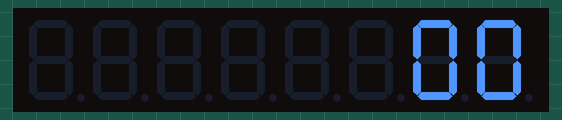
Bench run of a sketch on a simulated Arduino Uno, built with avr-gcc and run on an emulated ATmega328P. Parts: 8-digit seven-segment display.

Above: at 0.1 s.
At 5.1 s:
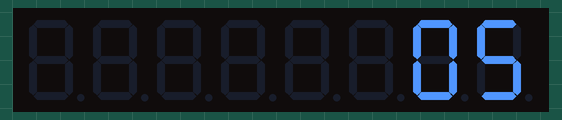
At 11.1 s:
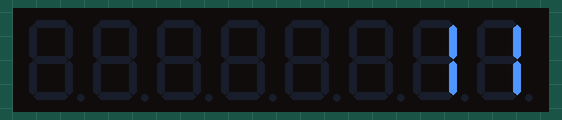
At 19.1 s:
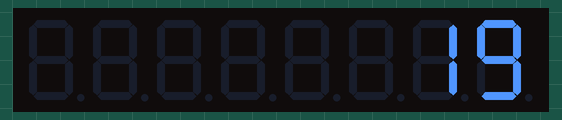
At 29.1 s:
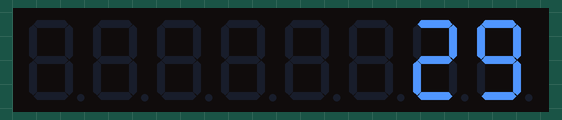
At 38.1 s:
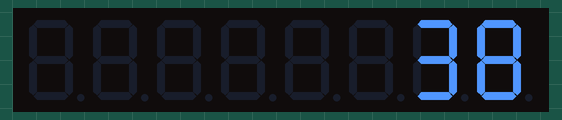

Measured:
- what the display in image 2 shows lasts 1.0 s, from 11.0 s to 12.0 s

The sketch:

simple_counter.ino
```cpp
#include "LedControl.h"

#define DIN 13
#define CLK 14
#define LOAD 15

LedControl lc = LedControl(DIN, CLK, LOAD, 1);

void setup() {
  lc.shutdown(0, false);
  lc.setIntensity(0, 8);
  lc.clearDisplay(0);
}

void write_num(int n)
{
  int ones = n % 10;
  int tens = n / 10;
  lc.setDigit(0, 0, ones, false);
  lc.setDigit(0, 1, tens, false);
}

void loop() {
  for (int i = 0; i < 60; i++) {
    write_num(i);
    delay(1000);
  }
}
```
